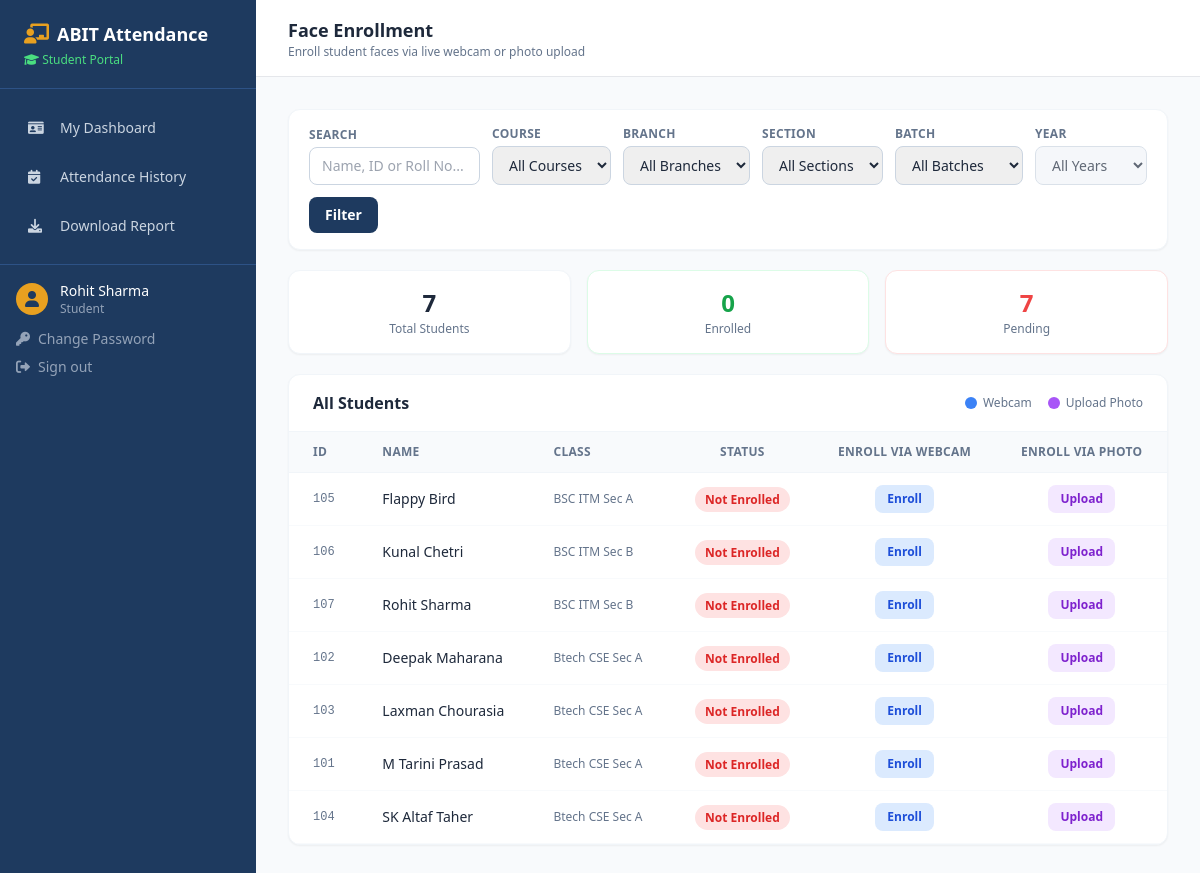
The page /face/enroll/ (signed in) on the database its author committed.
### core/models.py (models this page shows, shortened)
class Student(models.Model):
    student_id = models.CharField(max_length=20, unique=True, db_index=True)
    name = models.CharField(max_length=100)
    course = models.CharField(max_length=50,  blank=True, default='')
    branch = models.CharField(max_length=50,  blank=True, default='')
    section = models.CharField(max_length=20,  blank=True, default='')
    student_class = models.CharField(max_length=100)
    email = models.EmailField(blank=True, null=True)
    face_enrolled = models.BooleanField(default=False)
    qr_generated  = models.BooleanField(default=False)
    admission_year = models.PositiveIntegerField(
        null=True, blank=True,
        help_text="e.g. 2022 for the 2022-26 batch"
    )
    roll_number = models.CharField(
        max_length=30, blank=True, default='', db_index=True,
        help_text="Structured roll/regd no — e.g. 22BTCSEA001. Auto-parsed to fill admission_year.",
    )
    session = models.ForeignKey(
        AcademicSession,
        on_delete=models.SET_NULL,
        null=True, blank=True,
        related_name='students',
        help_text="Academic session this student is enrolled in",
    )
    created_at = models.DateTimeField(auto_now_add=True)
    updated_at = models.DateTimeField(auto_now=True)
    class Meta:
        ordering = ['course', 'branch', 'section', 'name']
        verbose_name = 'Student'
        verbose_name_plural = 'Students'
    @property
    def batch(self):
        return get_batch_string(self.admission_year, self.course)

### core/views.py (the view)
# urls.py: path('face/enroll/', views.FaceEnrollView.as_view(), name='face_enroll'),
@method_decorator(login_required, name='dispatch')
class FaceEnrollView(View):
    def get(self, request):
        qs = Student.objects.all()
        qs, active_filters = _apply_filters(qs, request)
        students = qs.order_by('course', 'branch', 'section', 'name')
        enrolled_ids = set()
        if FACE_RECOGNITION_AVAILABLE:
            encodings = _load_encodings()
            enrolled_ids = set(encodings.keys())
        return render(request, 'dashboard/face_enroll.html', {
            'students': students,
            'enrolled_ids': enrolled_ids,
            'face_available': FACE_RECOGNITION_AVAILABLE,
            **active_filters,
            **_get_filter_options(),
        })

### core/context_processors.py (called while the page is built)
def user_role(request):
    if not request.user.is_authenticated:
        return {'is_admin': False, 'is_teacher': False, 'is_student': False, 'pending_change_count': 0}
    pending = 0
    if request.user.is_superuser:
        pending = ChangeRequest.objects.filter(status='pending').count()
    return {
        'is_admin': request.user.is_superuser,
        'is_teacher': request.user.groups.filter(name='Teacher').exists(),
        'is_student': request.user.groups.filter(name='Student').exists(),
        'pending_change_count': pending,
    }

### core/views.py (called while the page is built)
def _get_filter_options():
    from .models import COURSE_DURATION
    courses  = Student.objects.values_list('course',  flat=True).exclude(course='').distinct().order_by('course')
    branches = Student.objects.values_list('branch',  flat=True).exclude(branch='').distinct().order_by('branch')
    sections = Student.objects.values_list('section', flat=True).exclude(section='').distinct().order_by('section')
    batches = set()
    for s in Student.objects.exclude(admission_year=None).values('admission_year', 'course'):
        dur = COURSE_DURATION.get(s['course'], 4)
        end = s['admission_year'] + dur
        batches.add(f"{s['admission_year']}-{str(end)[2:]}")
    return {
        'courses':  list(courses),
        'branches': list(branches),
        'sections': list(sections),
        'batches':  sorted(batches, reverse=True),
    }

def _get_encodings_path():
    for path in [
        os.path.join(settings.BASE_DIR, 'face_encodings.pkl'),
        os.path.join(settings.BASE_DIR, 'desktop', 'face_encodings.pkl'),
    ]:
        if os.path.exists(path):
            return path
    return os.path.join(settings.BASE_DIR, 'face_encodings.pkl')

def _load_encodings():
    path = _get_encodings_path()
    if os.path.exists(path):
        with open(path, 'rb') as f:
            return pickle.load(f)
    return {}

### core/templates/dashboard/face_enroll.html (shortened to what this page needs)
{% extends "dashboard/base.html" %}
{% block page_title %}Face Enrollment{% endblock %}
{% block page_subtitle %}Enroll student faces via live webcam or photo upload{% endblock %}
{% block content %}
<div class="space-y-5">
  {% include "dashboard/filter_bar.html" %}
  <div class="grid grid-cols-3 gap-4">
    <div class="bg-white rounded-xl border border-slate-100 shadow-sm p-4 text-center">
      <p class="text-2xl font-bold text-slate-800">{{ students|length }}</p>
      <p class="text-xs text-slate-500 mt-0.5">Total Students</p>
    </div>
    <div class="bg-white rounded-xl border border-green-100 shadow-sm p-4 text-center">
      <p class="text-2xl font-bold text-green-600" id="enrolledCount">{{ enrolled_ids|length }}</p>
      <p class="text-xs text-slate-500 mt-0.5">Enrolled</p>
    </div>
    <div class="bg-white rounded-xl border border-red-100 shadow-sm p-4 text-center">
      <p class="text-2xl font-bold text-red-500" id="pendingCount">
        {% widthratio students|length 1 1 as total_count %}{{ students|length|add:"-0" }}
      </p>
      <p class="text-xs text-slate-500 mt-0.5">Pending</p>
    </div>
  </div>
  <div class="bg-white rounded-xl border border-slate-100 shadow-sm overflow-hidden">
    <div class="px-6 py-4 border-b border-slate-100 flex items-center justify-between">
      <h3 class="font-semibold text-slate-800">All Students</h3>
      <div class="flex items-center gap-4 text-xs text-slate-500">
        <span class="flex items-center gap-1.5">
          <span class="w-3 h-3 rounded-full bg-blue-500 inline-block"></span> Webcam
        </span>
        <span class="flex items-center gap-1.5">
          <span class="w-3 h-3 rounded-full bg-purple-500 inline-block"></span> Upload Photo
        </span>
      </div>
    </div>
    <table class="w-full text-sm">
      <thead class="bg-slate-50 border-b border-slate-100">
        <tr>
          <th class="text-left text-xs text-slate-500 font-semibold uppercase tracking-wide px-6 py-3">ID</th>
          <th class="text-left text-xs text-slate-500 font-semibold uppercase tracking-wide px-4 py-3">Name</th>
          <th class="text-left text-xs text-slate-500 font-semibold uppercase tracking-wide px-4 py-3">Class</th>
          <th class="text-center text-xs text-slate-500 font-semibold uppercase tracking-wide px-4 py-3">Status</th>
          <th class="text-center text-xs text-slate-500 font-semibold uppercase tracking-wide px-4 py-3">Enroll via Webcam</th>
          <th class="text-center text-xs text-slate-500 font-semibold uppercase tracking-wide px-4 py-3">Enroll via Photo</th>
        </tr>
      </thead>
      <tbody>
        {% for student in students %}
        <tr class="border-b border-slate-50 hover:bg-slate-50 transition-colors"
            id="row-{{ student.student_id }}">
          <td class="px-6 py-3 font-mono text-xs text-slate-500">{{ student.student_id }}</td>
          <td class="px-4 py-3 font-medium text-slate-800">{{ student.name }}</td>
          <td class="px-4 py-3 text-slate-500 text-xs">{{ student.student_class }}</td>
          <td class="px-4 py-3 text-center">
            <span id="badge-{{ student.student_id }}"
                  class="text-xs font-semibold px-2.5 py-1 rounded-full
                         {% if student.student_id in enrolled_ids %}
                           bg-green-100 text-green-700
                         {% else %}
                           bg-red-100 text-red-600
                         {% endif %}">
              {% if student.student_id in enrolled_ids %}✓ Enrolled{% else %}Not Enrolled{% endif %}
            </span>
          </td>
          <td class="px-4 py-3 text-center">
            {% if face_available %}
            <button onclick="openEnroll('{{ student.student_id }}', '{{ student.name }}', '{{ student.student_class }}', 'webcam')"
                    id="btnWebcam-{{ student.student_id }}"
                    class="{% if student.student_id in enrolled_ids %}bg-amber-100 hover:bg-amber-200 text-amber-700{% else %}bg-blue-100 hover:bg-blue-200 text-blue-700{% endif %}
                           text-xs font-semibold px-3 py-1.5 rounded-lg transition-colors">
              {% if student.student_id in enrolled_ids %}Re-enroll{% else %}Enroll{% endif %}
            </button>
            {% else %}
            <span class="text-slate-300 text-xs">Unavailable</span>
            {% endif %}
          </td>
          <td class="px-4 py-3 text-center">
            {% if face_available %}
            <button onclick="openEnroll('{{ student.student_id }}', '{{ student.name }}', '{{ student.student_class }}', 'photo')"
                    id="btnPhoto-{{ student.student_id }}"
                    class="{% if student.student_id in enrolled_ids %}bg-purple-100 hover:bg-purple-200 text-purple-700{% else %}bg-purple-100 hover:bg-purple-200 text-purple-700{% endif %}
                           text-xs font-semibold px-3 py-1.5 rounded-lg transition-colors">
              {% if student.student_id in enrolled_ids %}Re-upload{% else %}Upload{% endif %}
            </button>
            {% else %}
            <span class="text-slate-300 text-xs">Unavailable</span>
            {% endif %}
          </td>
        </tr>
        {% endfor %}
      </tbody>
    </table>
  </div>
</div>
{% endblock %}

### core/templates/dashboard/base.html (shortened to what this page needs)
<!DOCTYPE html>
<html lang="en">
<head>
  <script src="https://cdn.tailwindcss.com"></script>
  <link rel="stylesheet" href="https://cdnjs.cloudflare.com/ajax/libs/font-awesome/6.0.0-beta3/css/all.min.css">
</head>
<body class="bg-slate-50 text-slate-800">
  <aside id="sidebar" class="fixed top-0 left-0 w-64 bg-primary h-full z-40 transform -translate-x-full lg:translate-x-0 transition-transform duration-300 ease-in-out overflow-y-auto">
    <div class="px-6 py-5 border-b border-primary-light">
      <div class="flex items-center justify-between">
        <div class="flex items-center gap-2">
          <i class="fas fa-chalkboard-user text-accent text-xl"></i>
          <h1 class="text-white font-bold text-lg">ABIT Attendance</h1>
        </div>
      </div>
      {% if is_admin %}
      <p class="text-slate-400 text-xs mt-1"><i class="fas fa-crown text-xs"></i> Administrator</p>
      {% elif is_teacher %}
      <p class="text-yellow-400 text-xs mt-1"><i class="fas fa-chalkboard text-xs"></i> Teacher Portal</p>
      {% elif is_student %}
      <p class="text-green-400 text-xs mt-1"><i class="fas fa-graduation-cap text-xs"></i> Student Portal</p>
      {% endif %}
    </div>
    <nav class="px-3 py-4 space-y-1">
      {% if is_admin %}
      <a href="{% url 'dashboard' %}" class="sidebar-link {% if request.resolver_match.url_name == 'dashboard' %}active{% endif %}">
        <i class="fas fa-tachometer-alt w-5"></i> Dashboard
      </a>
      <a href="{% url 'scanner' %}" class="sidebar-link {% if request.resolver_match.url_name == 'scanner' %}active{% endif %}">
        <i class="fas fa-qrcode w-5"></i> Live Scanner
      </a>
      <div class="pt-3 pb-1 px-4 text-slate-500 text-xs font-semibold uppercase">Manage</div>
      <a href="{% url 'students' %}" class="sidebar-link"><i class="fas fa-users w-5"></i> Students</a>
      <a href="{% url 'student_add' %}" class="sidebar-link"><i class="fas fa-user-plus w-5"></i> Add Student</a>
      <a href="{% url 'student_import' %}" class="sidebar-link"><i class="fas fa-file-csv w-5"></i> Import CSV</a>
      <a href="{% url 'qr_generate' %}" class="sidebar-link"><i class="fas fa-qrcode w-5"></i> QR Codes</a>
      <a href="{% url 'face_enroll' %}" class="sidebar-link"><i class="fas fa-face-smile w-5"></i> Face Enrollment</a>
      <a href="{% url 'manual_attendance' %}" class="sidebar-link"><i class="fas fa-pen-alt w-5"></i> Manual Attendance</a>
      <a href="{% url 'attendance_upload' %}" class="sidebar-link"><i class="fas fa-upload w-5"></i> Upload Attendance</a>
      <div class="pt-3 pb-1 px-4 text-slate-500 text-xs font-semibold uppercase">Reports</div>
      <a href="{% url 'reports' %}" class="sidebar-link"><i class="fas fa-chart-pie w-5"></i> Reports</a>
      <a href="{% url 'attendance_alert' %}" class="sidebar-link"><i class="fas fa-bell w-5"></i> Attendance Alerts</a>
      <a href="{% url 'admin_change_requests' %}" class="sidebar-link"><i class="fas fa-clipboard-list w-5"></i> Change Requests</a>
      <div class="pt-3 pb-1 px-4 text-slate-500 text-xs font-semibold uppercase">Academic</div>
      <a href="{% url 'academic_sessions' %}" class="sidebar-link"><i class="fas fa-calendar-alt w-5"></i> Academic Sessions</a>
      <a href="{% url 'holidays' %}" class="sidebar-link"><i class="fas fa-gift w-5"></i> Holidays</a>
      <a href="{% url 'teacher_management' %}" class="sidebar-link"><i class="fas fa-chalkboard-teacher w-5"></i> Manage Teachers</a>
      <a href="{% url 'timetable_admin' %}" class="sidebar-link"><i class="fas fa-table w-5"></i> Timetables</a>
      <a href="{% url 'settings' %}" class="sidebar-link"><i class="fas fa-cog w-5"></i> Settings</a>
      {% elif is_student %}
      <a href="{% url 'student_dashboard' %}" class="sidebar-link"><i class="fas fa-id-card w-5"></i> My Dashboard</a>
      <a href="{% url 'student_attendance' %}" class="sidebar-link"><i class="fas fa-calendar-check w-5"></i> Attendance History</a>
      <a href="{% url 'student_report_download' %}" class="sidebar-link"><i class="fas fa-download w-5"></i> Download Report</a>
      {% endif %}
    </nav>
    <div class="px-4 py-4 border-t border-primary-light">
      <div class="flex items-center gap-3 mb-3">
        <div class="w-8 h-8 rounded-full bg-accent flex items-center justify-center">
          <i class="fas fa-user text-primary"></i>
        </div>
        <div>
          <p class="text-white text-sm">{{ request.user.get_full_name|default:request.user.username }}</p>
          <p class="text-slate-400 text-xs">{% if is_admin %}Admin{% elif is_teacher %}Teacher{% else %}Student{% endif %}</p>
        </div>
      </div>
      <a href="{% url 'password_change' %}" class="flex items-center gap-2 text-slate-400 hover:text-white text-sm mb-2">
        <i class="fas fa-key"></i> Change Password
      </a>
      <a href="{% url 'logout' %}" class="flex items-center gap-2 text-slate-400 hover:text-white text-sm">
        <i class="fas fa-sign-out-alt"></i> Sign out
      </a>
    </div>
  </aside>
  <main class="lg:ml-64 min-h-screen">
    <header class="bg-white border-b px-4 md:px-8 py-4 sticky top-0 z-30">
      <div class="flex items-center justify-between">
        <div class="pl-12 lg:pl-0">
          <h2 class="font-semibold text-slate-800 text-lg">{% block page_title %}Dashboard{% endblock %}</h2>
          <p class="text-slate-500 text-xs">{% block page_subtitle %}{% endblock %}</p>
        </div>
      </div>
    </header>
    <div class="p-4 md:p-8">
      {% block content %}{% endblock %}
    </div>
  </main>
</body>
</html>

### core/templates/dashboard/base.html (style rules this page uses)
.sidebar-link { display: flex; align-items: center; gap: 0.75rem; padding: 0.75rem 1rem; border-radius: 0.5rem; color: #cbd5e1; transition: all 0.15s ease-in-out; font-size: 0.875rem; font-weight: 500; }
#sidebar { scrollbar-width: none; -ms-overflow-style: none; }

### rows shown on the page
Student: student_id "105", name "Flappy Bird", student_class "BSC ITM Sec A", shows "Not Enrolled", shows "Upload"
Student: student_id "106", name "Kunal Chetri", student_class "BSC ITM Sec B", shows "Not Enrolled", shows "Upload"
Student: student_id "107", name "Rohit Sharma", student_class "BSC ITM Sec B", shows "Not Enrolled", shows "Upload"
Student: student_id "102", name "Deepak Maharana", student_class "Btech CSE Sec A", shows "Not Enrolled", shows "Upload"
Student: student_id "103", name "Laxman Chourasia", student_class "Btech CSE Sec A", shows "Not Enrolled", shows "Upload"
Student: student_id "101", name "M Tarini Prasad", student_class "Btech CSE Sec A", shows "Not Enrolled", shows "Upload"
Student: student_id "104", name "SK Altaf Taher", student_class "Btech CSE Sec A", shows "Not Enrolled", shows "Upload"

### other values the page prints
{{ request.user.get_full_name|default:request.user.username }} "Rohit Sharma"
{{ students|length }} "7"
{{ enrolled_ids|length }} "0"
{{ students|length|add:"-0" }} "7"
